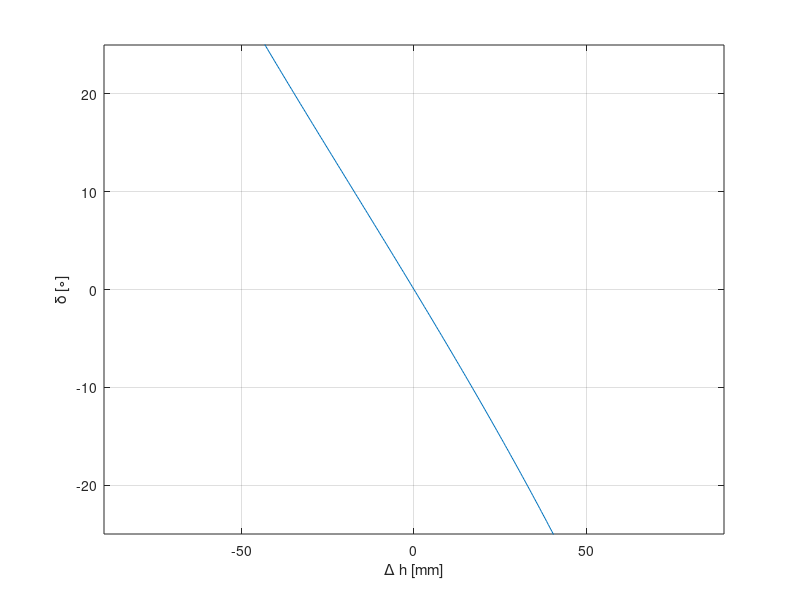

This figure's MATLAB source:
clc; % czysci command window
clear; %czysci zmienne
close; %zamyka wszystkie okna

y_max = 100;
alpha=pi/12;
L = 230;
R=100;
Y=180;

DeltaH = sqrt(-(2*L*R*cos(pi/2-alpha)-L^2-R^2))-Y


x=-y_max/2:0.5:y_max/2;


delta_h = (pi/2-alpha-acos((L^2+R^2-(Y+x+DeltaH).^2)/(2*L*R)))*180/pi;
figure;
plot(x,delta_h);
grid on
xlabel('\Delta h [mm]');
ylabel('\delta [\circ]');
axis([-90 90 -25 25])
grid on
hold on

